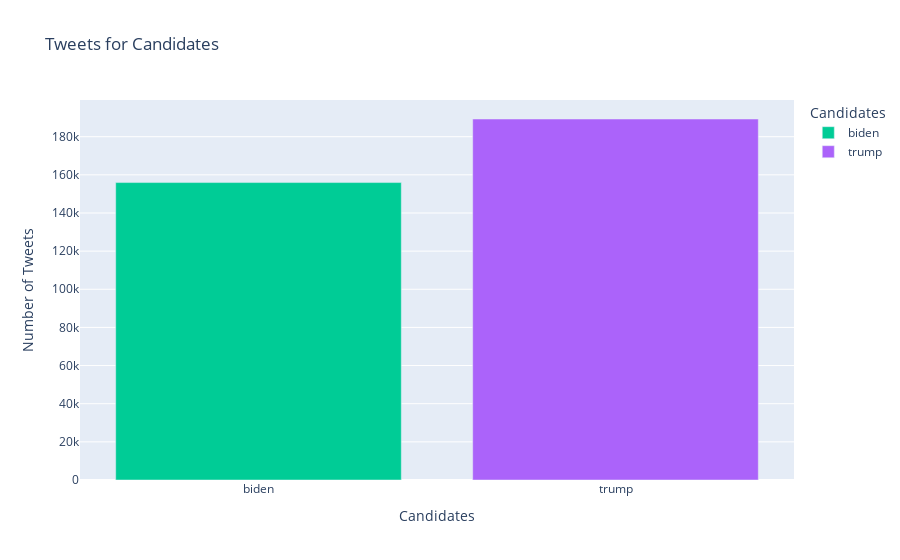

The code cell stored with this chart in its notebook:
### Code cell
# Group the data by 'candidate' and count the 
# number of tweets for each candidate 
tweets_count = data.groupby('candidate')['tweet'].count().reset_index() 

# Interactive bar chart 
fig = px.bar(tweets_count, x='candidate', y='tweet', color='candidate', 
			color_discrete_map={'Trump': 'blue', 'Biden': 'green'}, 
			labels={'candidate': 'Candidates', 'tweet': 'Number of Tweets'}, 
			title='Tweets for Candidates') 

# Show the chart 
fig.show()

### Figure 1 — Plotly figure (JSON) as saved in the notebook; plotly's stock layout.template omitted (floating-point values rounded to 4 significant figures)
{"data": [{"alignmentgroup": "True", "hovertemplate": "Candidates=%{x}<br>Number of Tweets=%{y}<extra></extra>", "legendgroup": "biden", "marker": {"color": "#00cc96", "pattern": {"shape": ""}}, "name": "biden", "offsetgroup": "biden", "orientation": "v", "showlegend": true, "textposition": "auto", "type": "bar", "x": ["biden"], "xaxis": "x", "y": [155948], "yaxis": "y"}, {"alignmentgroup": "True", "hovertemplate": "Candidates=%{x}<br>Number of Tweets=%{y}<extra></extra>", "legendgroup": "trump", "marker": {"color": "#ab63fa", "pattern": {"shape": ""}}, "name": "trump", "offsetgroup": "trump", "orientation": "v", "showlegend": true, "textposition": "auto", "type": "bar", "x": ["trump"], "xaxis": "x", "y": [189276], "yaxis": "y"}], "layout": {"autosize": true, "barmode": "relative", "legend": {"title": {"text": "Candidates"}, "tracegroupgap": 0}, "title": {"text": "Tweets for Candidates"}, "xaxis": {"anchor": "y", "autorange": true, "categoryarray": ["biden", "trump"], "categoryorder": "array", "domain": [0, 1], "range": [-0.5, 1.5], "title": {"text": "Candidates"}, "type": "category"}, "yaxis": {"anchor": "x", "autorange": true, "domain": [0, 1], "range": [0, 199200.0], "title": {"text": "Number of Tweets"}, "type": "linear"}}}
